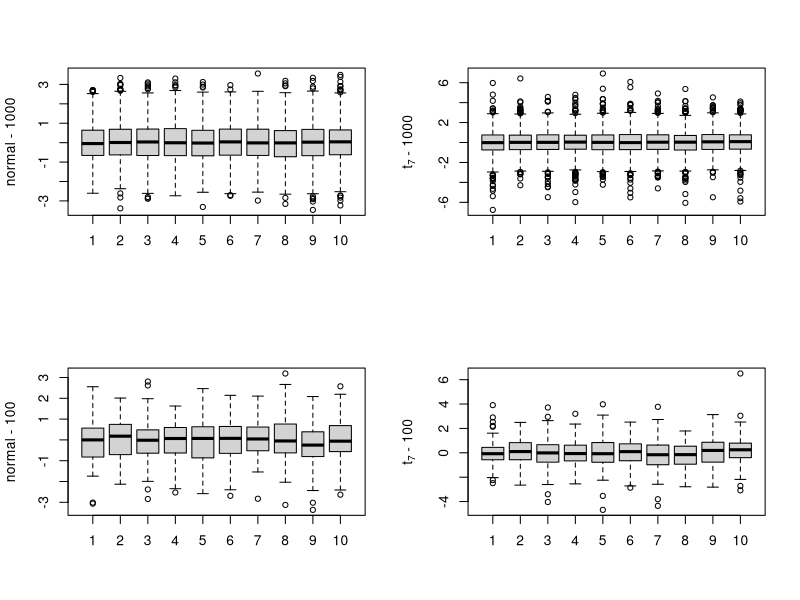
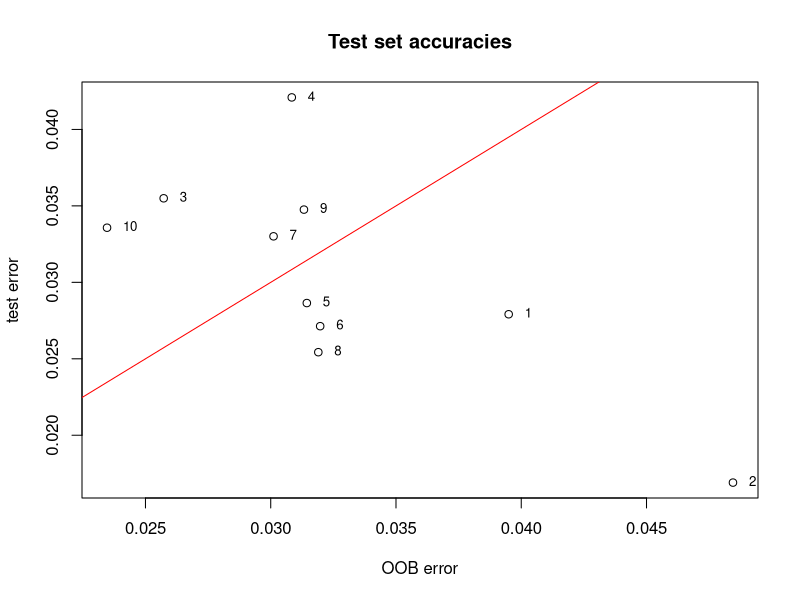

The R source for these figures, in order:
## ---- chunk 1
knitr::opts_chunk$set(fig.align = 'center', warning=FALSE, message=FALSE, fig.asp=0.625, dev='png', global.par = TRUE, dev.args=list(pointsize=10), fig.path = 'figs/')
## ---- chunk 2
library(knitr)
local({
  hook_plot = knit_hooks$get('plot')
  knit_hooks$set(plot = function(x, options) {
    paste0('\n\n----\n\n', hook_plot(x, options))
  })
})
## ---- chunk 3
oldpar <- par(mfrow=c(2,2))

tenfold1000 <- rep(1:10, rep(1000,10))

boxplot(split(rnorm(1000*10), tenfold1000), ylab="normal - 1000")
boxplot(split(rt(1000*10, 7), tenfold1000),
    ylab=expression(t[7]*" - 1000"))

tenfold100 <- rep(1:10, rep(100, 10))

boxplot(split(rnorm(100*10), tenfold100), ylab="normal - 100")
boxplot(split(rt(100*10, 7), tenfold100),
    ylab=expression(t[7]*" - 100"))

par(oldpar)

## ---- chunk 4
library(MASS)

sapply(MASS::biopsy, function(x)sum(is.na(x)))
biops <- na.omit(MASS::biopsy[,-1])    # Column 1 is ID

## Examine list element names in randomForest object
names(randomForest::randomForest(class~., data=biops))

sapply(MASS::biopsy, function(x)sum(is.na(x)))
biops <- na.omit(MASS::biopsy[,-1])    # Column 1 is ID

## Examine list element names in randomForest object
names(randomForest::randomForest(class~ ., data=biops))

## ---- chunk 5
## Repeated runs, note variation in OOB accuracy.
OOBerr <- c()
for(i in 1:10) {
  biops.rf  <- randomForest::randomForest(class~ ., data=biops)
  OOBerr[i] <- mean(biops.rf$err.rate[,"OOB"])
  
  print(paste(i, ": OOB err = ", round(OOBerr[i], 4), sep=""))
  print(round(biops.rf$confusion, 4))
}
## ---- chunk 6
round(mean(OOBerr), 5)
var(OOBerr)
## ---- chunk 7
## Repeated train/test splits: OOB accuracy vs test set accuracy.
oobErr <- c()
testErr <- c()
for(i in 1:10){
  trRows <- sample(1:dim(biops)[1], size=round(dim(biops)[1]/2))
  
  biops.rf <- randomForest::randomForest(class~ ., data=biops[trRows, ],
    xtest=biops[-trRows,-10],
    ytest=biops[-trRows,10])
  
  oobErr[i] <- mean(biops.rf$err.rate[,"OOB"])
  testErr[i] <- mean(biops.rf$test$err.rate[,"Test"])
  
  print(round(c(oobErr[i],testErr[i]),4))
}
## ---- chunk 8
mean(oobErr)
mean(testErr)
## ---- chunk 9
plot(oobErr,testErr, xlab="OOB error", ylab="test error", main = "Test set accuracies")
text(x=oobErr, y=testErr, labels=seq(1, length(oobErr), 1), pos=4, offset=0.8, cex=0.8)
abline(0, 1, col="red")
## ---- chunk 10
randomForest::randomForest(class~ ., data=biops, xtest=biops[,-10], ytest=biops[,10])
